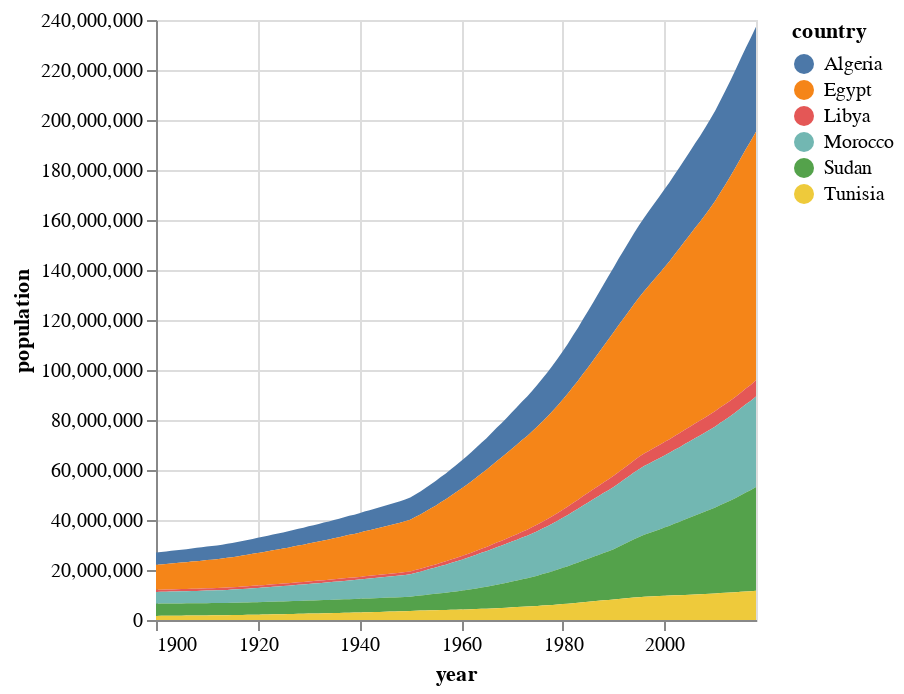

Notebook cell for this chart:
### Markdown cell above
We can explore the change in population using a stacked area chart.
**Stacking happens when we use color to encode a non-quantitative value.**

<div class="alert alert-info" style="color:black; padding: 15px; border-radius: 8px; background-color:#eaf4ff;">
  <p><strong>Guiding Question:</strong>
    <em>How does population change over time across multiple countries?</em></p>

  <p><strong>Chart Specification:</strong></p>
  <ul>
    <li>Use <code>mark_area</code> to fill in the space under the line.</li>
    <li>Encode <code>year</code> on the <strong>x channel</strong>.</li>
    <li>Encode <code>population</code> on the <strong>y channel</strong>.</li>
    <li>Encode <code>country</code> on the <strong> </li>
  </ul>
</div>

### Code cell
northern_africa_stacked_area = alt.Chart(north_africa_data).mark_area().encode(
    alt.X("year:T"),
    alt.Y("population:Q"),
    color = "country:N"
)
# Show plot
northern_africa_stacked_area

### Figure 1 — Vega-Lite specification as saved in the notebook (floating-point values rounded to 4 significant figures; data arrays with more than 128 entries replaced by an {"elided": "..."} marker saying what was removed)
{"config": {"view": {"continuousWidth": 300, "continuousHeight": 300}}, "data": {"name": "data-3d6750a758e9294a3d23f1472129efdb"}, "mark": {"type": "area"}, "encoding": {"color": {"field": "country", "type": "nominal"}, "x": {"field": "year", "type": "temporal"}, "y": {"field": "population", "type": "quantitative"}}, "$schema": "https://vega.github.io/schema/vega-lite/v5.20.1.json", "datasets": {"data-3d6750a758e9294a3d23f1472129efdb": {"elided": "714 records"}}}
